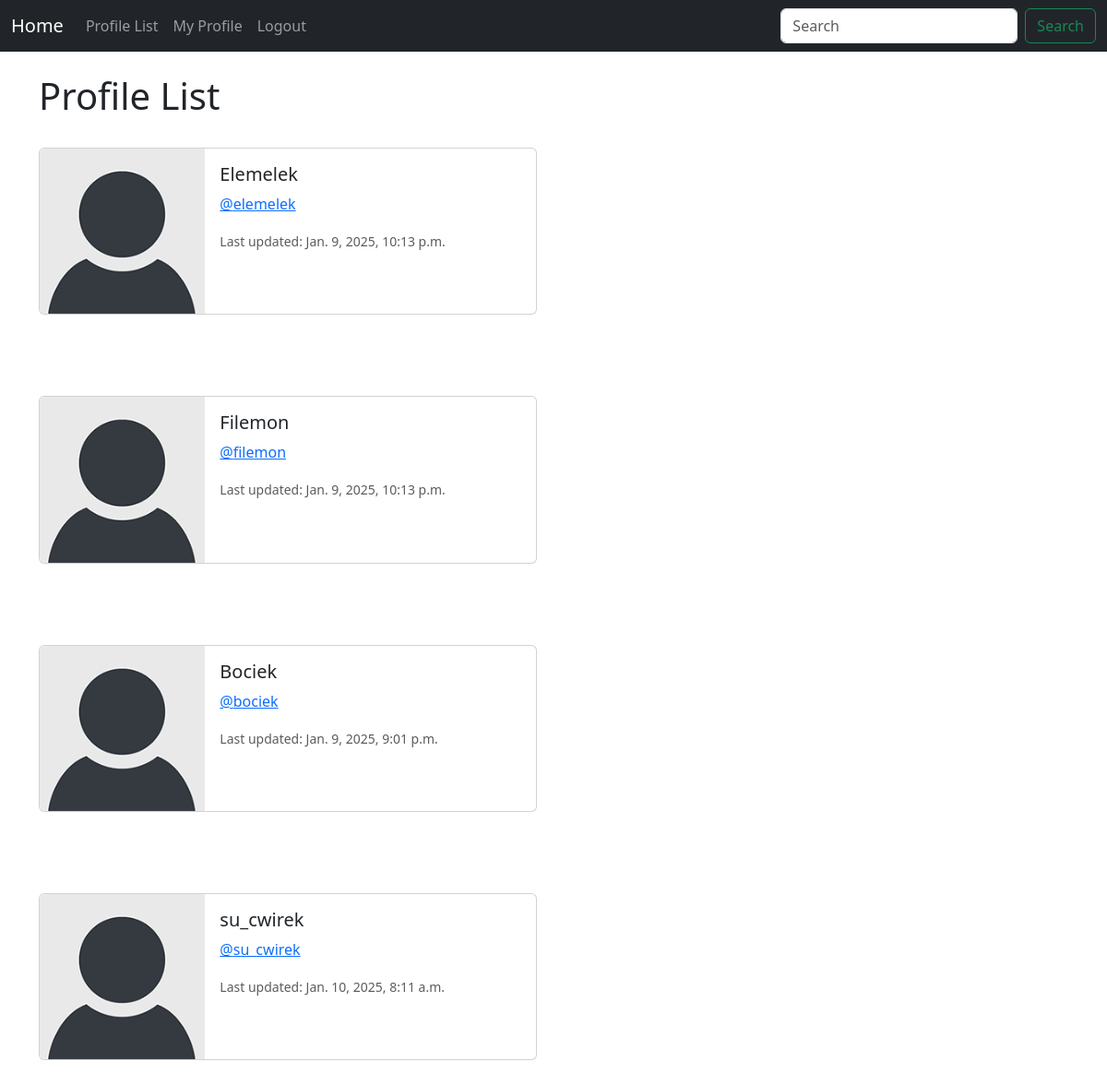
Screenshot of /profile_list/ (signed in) with the database file from the repository.
### cwirek/models.py (models this page shows, shortened)
class Profile(models.Model):
    user = models.OneToOneField(User, on_delete=models.CASCADE)
    follows = models.ManyToManyField("self", related_name="followed_by", symmetrical=False, blank=True)
    date_modified = models.DateTimeField(User, auto_now=True)

### cwirek/views.py (the view)
# urls.py: path('profile_list/', views.profile_list, name="profile_list"),
def profile_list(request):
    if request.user.is_authenticated:
        profiles = Profile.objects.exclude(user=request.user)
        return render(request, 'profile_list.html', {"profiles":profiles})
    else:
        messages.success(request, ("You must be logged in to view this page..."))
        return redirect('home')

### cwirek/templates/profile_list.html
{% extends 'base.html' %}
{% load static %}
{% block content %}
<h1>Profile List</h1>
<br/>
{% if profiles %}
    {% for profile in profiles %}
    <div class="card mb-3" style="max-width: 540px;">
        <div class="row g-0">
          <div class="col-md-4">
            <img src="{% static 'images/default_profile_pic.png' %}" class="img-fluid rounded-start" alt="">
          </div>
          <div class="col-md-8">
            <div class="card-body">
              <h5 class="card-title">{{ profile.user.username}}</h5>
              <p class="card-text"><a href="{% url 'profile' profile.user.id %}">@{{ profile.user.username|lower}}</a></p>
              <p class="card-text"><small class="text-body-secondary">Last updated: {{profile.date_modified}}</small></p>
            </div>
          </div>
        </div>
      </div>
      <br/><br/><br/>
    {% endfor %}
{% endif %}
{% endblock %}

### rows the page displays
Profile: user.username "Elemelek", user.username "elemelek", date_modified "Jan. 9, 2025, 10:13 p.m."
Profile: user.username "Filemon", user.username "filemon", date_modified "Jan. 9, 2025, 10:13 p.m."
Profile: user.username "Bociek", user.username "bociek", date_modified "Jan. 9, 2025, 9:01 p.m."
Profile: user.username "su_cwirek", date_modified "Jan. 10, 2025, 8:11 a.m."
